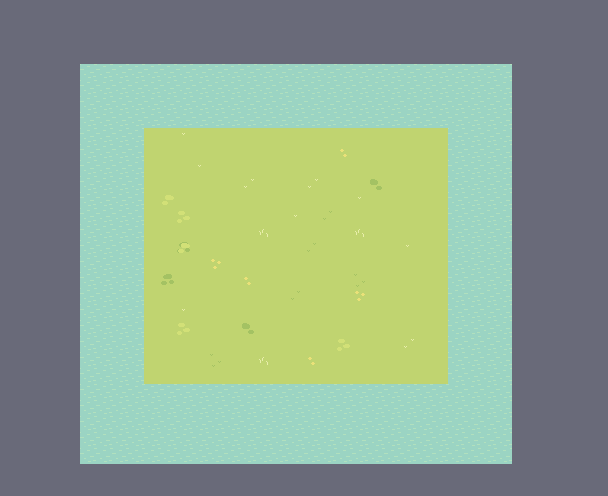

A 2D game scene composited from a Tiled map and its tileset images. What follows is a short description and the map's XML, with each tile layer's data collapsed to a summary:
An orthogonal 38x31 tile map with 16x16 px tiles, 4 tile layers (Ground_1, Ground_2, Ground_3, Water), 5 tilesets.

<map version="1.4" tiledversion="1.4.2" orientation="orthogonal" renderorder="right-down" compressionlevel="0" width="38" height="31" tilewidth="16" tileheight="16" infinite="0" backgroundcolor="#696A79" nextlayerid="5" nextobjectid="1"><tileset firstgid="1" name="Grass" tilewidth="16" tileheight="16" tilecount="77" columns="11" objectalignment="topleft" margin="0" spacing="0"><image source="..\..\..\assets\Tilesets\Grass.png" width="176" height="112" /></tileset><tileset firstgid="78" name="Hills" tilewidth="16" tileheight="16" tilecount="77" columns="11" objectalignment="topleft" margin="0" spacing="0"><image source="..\..\..\assets\Tilesets\Hills.png" width="176" height="112" /></tileset><tileset firstgid="155" name="Tilled_Dirt" tilewidth="16" tileheight="16" tilecount="77" columns="11" objectalignment="topleft" margin="0" spacing="0"><image source="..\..\..\assets\Tilesets\Tilled_Dirt.png" width="176" height="112" /></tileset><tileset firstgid="232" name="Water" tilewidth="16" tileheight="16" tilecount="4" columns="4" objectalignment="topleft" margin="0" spacing="0"><image source="..\..\..\assets\Tilesets\Water.png" width="64" height="16" /></tileset><tileset firstgid="236" name="Wooden_House" tilewidth="16" tileheight="16" tilecount="35" columns="7" objectalignment="topleft" margin="0" spacing="0"><image source="..\..\..\assets\Tilesets\Wooden House.png" width="112" height="80" /></tileset><layer id="1" name="Ground_1" width="38" height="31" opacity="1"><data>[1178 cells, 304 non-empty, 11 distinct tile ids]</data></layer><layer id="2" name="Ground_2" width="38" height="31" opacity="1"><data>[1178 cells, 3 non-empty, 3 distinct tile ids]</data></layer><layer id="3" name="Ground_3" width="38" height="31" opacity="1"><data>[1178 cells, 1 non-empty, 1 distinct tile ids]</data></layer><layer id="4" name="Water" width="38" height="31" opacity="1"><data>[1178 cells, 371 non-empty, 1 distinct tile ids]</data></layer></map>
